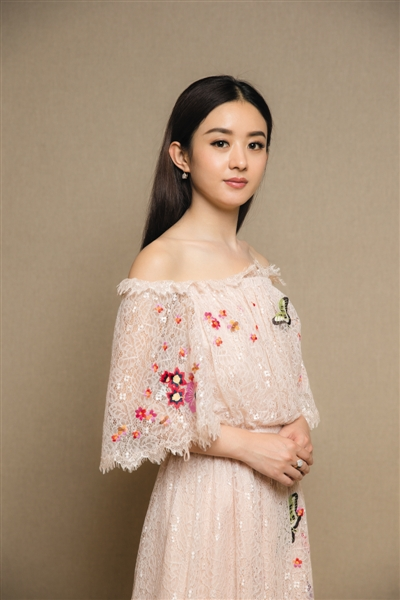
//> input picture c++/opencv3_tutorial/file/img/tt.jpg, 400 x 600 px, given in place of the camera
$ ./chapter_1_2   (built with g++ and OpenCV 4)
//> lines starting //> are read from the running program, lines starting //| are printed output that depends on the picture; after the words box and inside, x2 and y2 are one past the last pixel; in counts of white or black regions, pixels touching at a corner belong together
#include <iostream>
#include "opencv.hpp"
// #include <core.hpp>
#include "videoio.hpp"
// #include "highgui.hpp"
// #include "imgproc.hpp"
using namespace std;
using namespace cv;
/**
 * 腐蚀操作
 **/
// [12 lines left out: function getStrucuring, not called in this run]
/**
 * 均值滤波
 */
// [11 lines left out: function getMeanFilter, not called in this run]
/**
 * Canny 边缘检测
 */
// [54 lines left out: functions getEdgeDetection, readVideo, not called in this run]
/**
 * Turn on the camera
 * 0-rear camera
 * 1-front-facing camera
 */
int openCamera(int decice)
{
//> called with decice = 1
    Mat frame;
    //--- INITIALIZE VIDEOCAPTURE
    VideoCapture cap;
    // open the default camera using default API
    // cap.open(0);
    // OR advance usage: select any API backend
    int deviceID = decice;   // 0 = open default camera
    int apiID = cv::CAP_ANY; // 0 = autodetect default API
    // open selected camera using selected API
    cap.open(deviceID + apiID);
    // check if we succeeded
    if (!cap.isOpened())
    {
        cerr << "ERROR! Unable to open camera\n";
        return -1;
    }
    //--- GRAB AND WRITE LOOP
    cout << "Start grabbing" << endl
         << "Press any key to terminate" << endl;
    Mat edge;
    for (;;)
    {
        // wait for a new frame from camera and store it into 'frame'
        cap.read(frame);
//> frame is the input picture: 600 rows x 400 cols, CV_8UC3; mean B, G, R 128, 150.1, 173.2
        // check if we succeeded
        if (frame.empty())
        {
            cerr << "ERROR! blank frame grabbed\n";
            break;
        }
        // canny edge detection
        cvtColor(frame, edge, COLOR_BGR2GRAY);
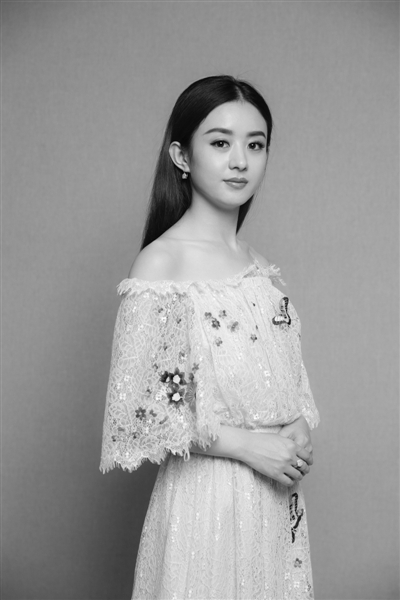
//> edge: 600 rows x 400 cols, CV_8UC1; min 4, max 254, mean 154.5
        // kernel 3*3 2*3+1
        blur(edge, edge, Size(7, 7));
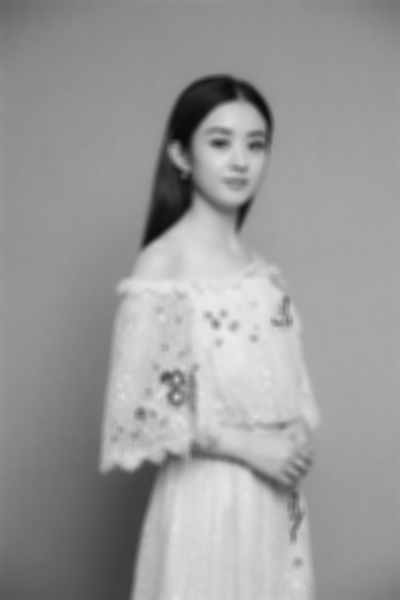
//> edge: 600 rows x 400 cols, CV_8UC1; min 10, max 234, mean 154.5
        Canny(edge, edge, 0, 30, 3);
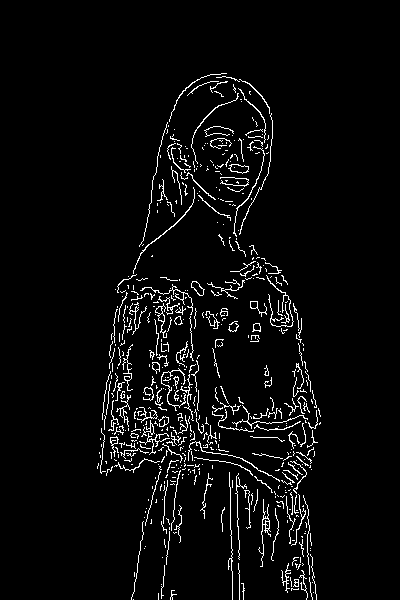
//> edge: 600 rows x 400 cols, CV_8UC1; 4.1% white in thin lines or dots, all inside (x1, y1, x2, y2) = (97, 73, 321, 600)
        // show live and wait for a key with timeout long enough to show images
        imshow("Live", edge);
        if (waitKey(5) >= 0)
//> the Esc key is pressed
            break;
    }
    // the camera will be deinitialized automatically in VideoCapture destructor
    return 0;
}
/**
 * argc 为整数，用来统计运行程序送给main函数的命令行参数的个数
 * *argv[] 字符串数组，用来存放指向字符串参数的指针数组，每个元素指向一个参数
 */
int main(int argc, char const *argv[])
{
    String imgPath = "file/img/tt.jpg";
    String videoPath = "file/video/v_test.mp4";
    // [4 lines of commented-out code are left out]
    openCamera(1);
    return 0;
}
